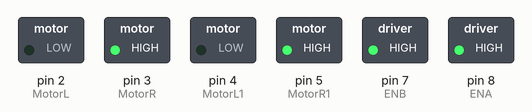
Recording of a sketch running on a simulated Arduino Uno, built with avr-gcc and run on an emulated ATmega328P. Parts: switched loads named in the sketch (green lamp = pin HIGH).

Above: at 1.0 s.
At 5.0 s:
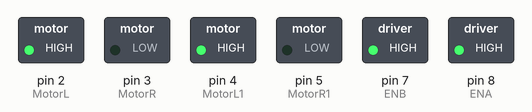
At 7.0 s:
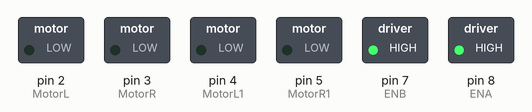
Timing chart, 0 to 9.2 s (numbered marks = the images above):
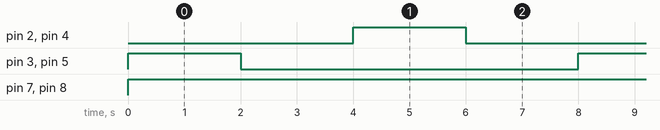

The sketch:

LAB62.ino
```cpp
//LAB 6.2
//https://app.cirkitdesigner.com/project/2111ce17-a403-41b9-be2d-4f54ae95af0a

#define MotorL 2
#define MotorR 3

#define MotorL1 4
#define MotorR1 5

#define ENB 7
#define ENA 8

void setup() {
  pinMode(MotorL, OUTPUT);
  pinMode(MotorR, OUTPUT);
  pinMode(MotorL1, OUTPUT);
  pinMode(MotorR1, OUTPUT);

  pinMode(ENB, OUTPUT);
  pinMode(ENA, OUTPUT);

}

void loop() {
  digitalWrite(ENB, HIGH);   // หมุนไปข้างหน้า
  digitalWrite(ENA, HIGH);
  digitalWrite(MotorL, LOW);
  digitalWrite(MotorR, HIGH);
  digitalWrite(MotorL1, LOW);
  digitalWrite(MotorR1, HIGH);
  delay(2000);

  digitalWrite(ENB, HIGH);    // หยุดนิ่ง
  digitalWrite(ENA, HIGH);
  digitalWrite(MotorL, LOW);
  digitalWrite(MotorR, LOW);
  digitalWrite(MotorL1, LOW);
  digitalWrite(MotorR1, LOW);
  delay(2000);

  digitalWrite(ENB, HIGH);   // หมุนกลับหลัง
  digitalWrite(ENA, HIGH);
  digitalWrite(MotorL, HIGH);
  digitalWrite(MotorR, LOW);
  digitalWrite(MotorL1, HIGH);
  digitalWrite(MotorR1, LOW);
  delay(2000);

  digitalWrite(ENB, HIGH);    // หยุดนิ่ง
  digitalWrite(ENA, HIGH);
  digitalWrite(MotorL, LOW);
  digitalWrite(MotorR, LOW);
  digitalWrite(MotorL1, LOW);
  digitalWrite(MotorR1, LOW);
  delay(2000);

}
```

LAB61.ino
```cpp
// LAB 6.1
//https://app.cirkitdesigner.com/project/5d13baca-244f-49c3-9aaf-5a5f2f976ddc
```

Measured:
- by itself, pin 2 (MotorL), pin 3 (MotorR), pin 4 (MotorL1), pin 5 (MotorR1): alternates HIGH for 2.0 s and LOW for 6.0 s
- by itself, pin 7 (ENB), pin 8 (ENA): LOW → HIGH at 0.00 s
- by itself, everything shown: repeats every 8.0 s, in 4 steps
